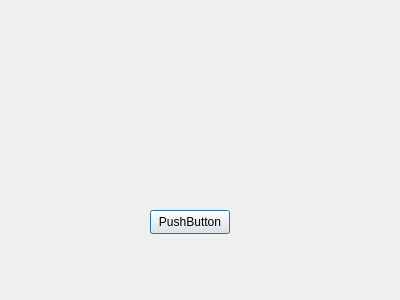
<?xml version="1.0" encoding="UTF-8"?>
<ui version="4.0">
 <class>LoginDialog</class>
 <widget class="QDialog" name="LoginDialog">
  <property name="geometry">
   <rect>
    <x>0</x>
    <y>0</y>
    <width>400</width>
    <height>300</height>
   </rect>
  </property>
  <property name="windowTitle">
   <string>Dialog</string>
  </property>
  <widget class="QPushButton" name="pushButton">
   <property name="geometry">
    <rect>
     <x>150</x>
     <y>210</y>
     <width>80</width>
     <height>24</height>
    </rect>
   </property>
   <property name="text">
    <string>PushButton</string>
   </property>
  </widget>
 </widget>
 <resources/>
 <connections/>
</ui>
